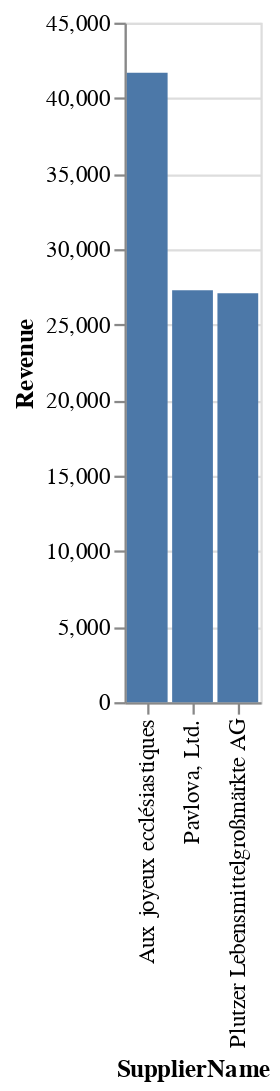

Write notebook code for a chart like this one.
### Code cell
Top3Supplier |> @vlplot(:bar, x=:SupplierName, y=:Revenue)

### Figure 1 — Vega-Lite specification as saved in the notebook (floating-point values rounded to 4 significant figures)
{"data": {"values": [{"Revenue": 41678, "SupplierID": 18, "SupplierName": "Aux joyeux ecclésiastiques"}, {"Revenue": 27270.0, "SupplierID": 7, "SupplierName": "Pavlova, Ltd."}, {"Revenue": 27070.0, "SupplierID": 12, "SupplierName": "Plutzer Lebensmittelgroßmärkte AG"}]}, "encoding": {"x": {"field": "SupplierName", "type": "nominal"}, "y": {"field": "Revenue", "type": "quantitative"}}, "mark": "bar"}
